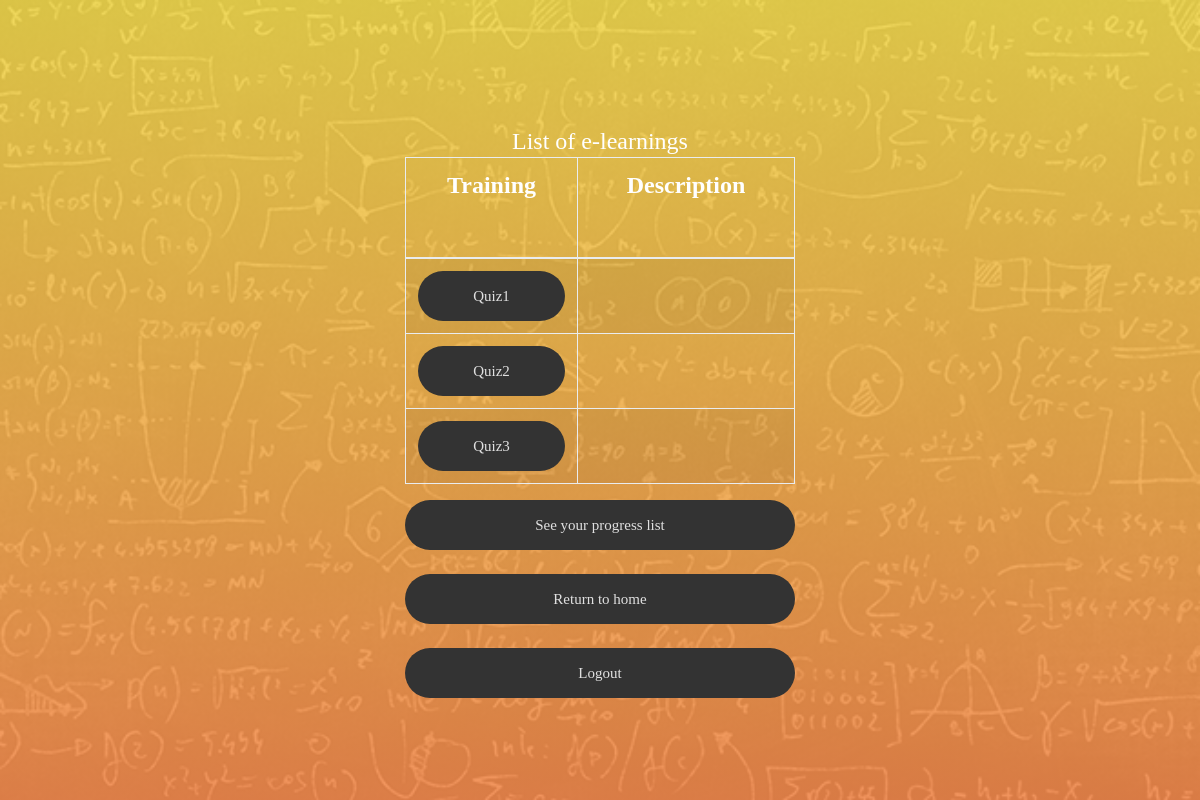
Before: /quiz/quiz_index/ with the older database file.
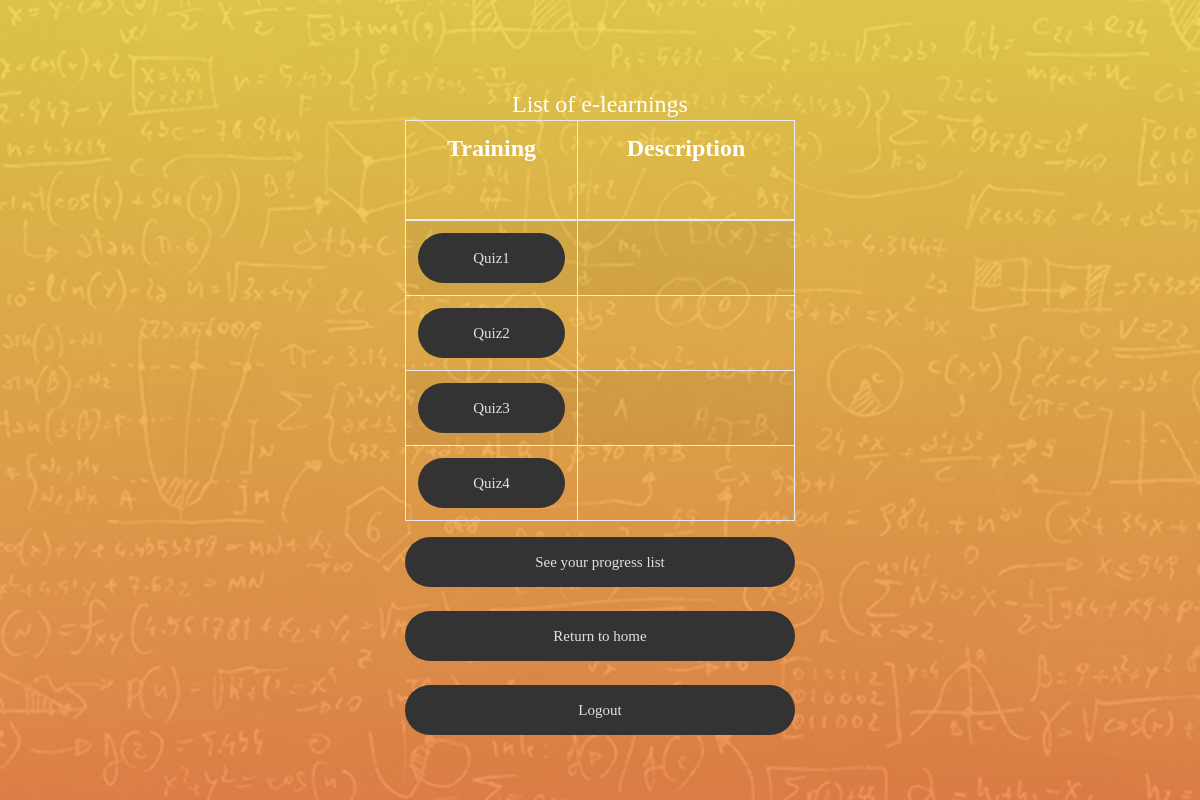
After: the same page with the newer database file.
### quiz/models.py (models this page shows, shortened)
@python_2_unicode_compatible
class Quiz(models.Model):
	title = models.CharField(
		verbose_name=_("Title"),
		max_length=60, blank=False)
	description = models.TextField(
		verbose_name=_("Description"),
		blank=True, help_text=_("a description of the quiz"))
	url = models.SlugField(
		max_length=60, blank=False,
		help_text=_("a user friendly url"),
		verbose_name=_("user friendly url"))
	category = models.ForeignKey(
		Category, null=True, blank=True,
		verbose_name=_("Category"), on_delete=models.CASCADE)
	random_order = models.BooleanField(
		blank=False, default=False,
		verbose_name=_("Random Order"),
		help_text=_("Display the questions in "
					"a random order or as they "
					"are set?"))
	max_questions = models.PositiveIntegerField(
		blank=True, null=True, verbose_name=_("Max Questions"),
		help_text=_("Number of questions to be answered on each attempt."))
	answers_at_end = models.BooleanField(
		blank=False, default=False,
		help_text=_("Correct answer is NOT shown after question."
					" Answers displayed at the end."),
		verbose_name=_("Answers at end"))
	exam_mode = models.BooleanField(
		blank=False, default=False,
		help_text=_("Exam result show."
					"Progress Report show."),
		verbose_name=_("Exam mode"))
	exam_paper = models.BooleanField(
		blank=False, default=False,
		help_text=_("If yes, the result of each"
					" attempt by a user will be"
					" stored. Necessary for marking."),
		verbose_name=_("Exam Paper"))
	single_attempt = models.BooleanField(
		blank=False, default=False,
		help_text=_("If yes, only one attempt by"
					" a user will be permitted."
					" Non users cannot sit this exam."),
		verbose_name=_("Single Attempt"))
	pass_mark = models.SmallIntegerField(
		blank=True, default=0,
		verbose_name=_("Pass Mark"),
		help_text=_("Percentage required to pass exam."),
		validators=[MaxValueValidator(100)])
	success_text = models.TextField(
		blank=True, help_text=_("Displayed if user passes."),
		verbose_name=_("Success Text"))
	fail_text = models.TextField(
		verbose_name=_("Fail Text"),
		blank=True, help_text=_("Displayed if user fails."))
	draft = models.BooleanField(
		blank=True, default=False,
		verbose_name=_("Draft"),
		help_text=_("If yes, the quiz is not displayed"
					" in the quiz list and can only be"
					" taken by users who can edit"
					" quizzes."))
	class Meta:
		verbose_name = _("Quiz")
		verbose_name_plural = _("Quizzes")

### quiz/views.py (the view)
class QuizListView(ListView):
    model = Quiz
    def get_queryset(self):
        queryset = super(QuizListView, self).get_queryset()
        return queryset.filter(draft=False)

### quiz/templates/quiz/quiz_list.html (shortened to what this page needs)
{% extends 'base2.html' %}
{% load i18n %}
{% load static %}
{% block body %}
<div class="limiter">
<div class="container-login100"  style="background-image: url('{% static 'images/img-01.jpg' %}');">
  <div class="wrap-login100 p-t-30 p-b-10">
      <span class="login100-form-title p-t-5 p-b-1"> List of e-learnings</span>
          {% if quiz_list %}
      		<table class="table table-bordered table-striped">
      		  <thead>
      			<tr>
      			  <th><span class="login100-form-title p-t-1 p-b-45"> Training</span></th>
              <th><span class="login100-form-title p-t-1 p-b-45"> Description</span></th>
      			</tr>
      		  </thead>
      		  <tbody>
              {% for quiz in quiz_list %}
        			<tr>
      			  <td>
                <a href="{% url 'quiz_start_page' slug=quiz.url %}" class="login100-form-btn"> {{ quiz.title }} </a>
                <td><span class="login100-form-title p-t-1 p-b-45"> {{ quiz.description }} </span></td>
      			</tr>
              {% endfor %}
      		  </tbody>
      		</table>
      	{% else %}
              <p>{% trans "There are no available e-learnings" %}.</p>
          {% endif %}
          <a href= "{% url 'quiz_progress' %}" class="login100-form-btn" >See your progress list</a>
          <br>
          <a href= "{% url 'index' %}" class="login100-form-btn" >Return to home</a>
          <br>
          <a href= "{% url 'pagelogout' %}" class="login100-form-btn" >Logout</a>
</div>
</div>
</div>
{% endblock %}

### quiz/templates/base2.html (shortened to what this page needs)
{% load static %}
<!DOCTYPE html>
<html lang="en">
<head>
	<link rel="stylesheet" type="text/css" href="{% static 'vendor/bootstrap/css/bootstrap.min.css' %}">
	<link rel="stylesheet" type="text/css" href="{% static 'fonts/font-awesome-4.7.0/css/font-awesome.min.css'  %}">
	<link rel="stylesheet" type="text/css" href="{% static 'fonts/Linearicons-Free-v1.0.0/icon-font.min.css' %}">
	<link rel="stylesheet" type="text/css" href="{% static 'vendor/animate/animate.css' %}">
	<link rel="stylesheet" type="text/css" href="{% static 'vendor/css-hamburgers/hamburgers.min.css' %}">
	<link rel="stylesheet" type="text/css" href="{% static 'vendor/select2/select2.min.css'  %}">
	<link rel="stylesheet" type="text/css" href="{% static 'css/util.css' %}">
	<link rel="stylesheet" type="text/css" href="{% static 'css/main.css' %}">
</head>
<body>
	{% block body %}
	{% endblock%}
</body>
</html>

### fileloader/static/css/main.css (style rules this page uses)
* { margin: 0px; padding: 0px; box-sizing: border-box; }
body, html { height: 100%; font-family: Montserrat-Regular, sans-serif; }
a { font-family: Montserrat-Regular; font-size: 14px; line-height: 1.7; color: #666666; margin: 0px; transition: all 0.4s; -webkit-transition: all 0.4s; -o-transition: all 0.4s; -moz-transition: all 0.4s; }
.limiter { width: 100%; margin: 0 auto; }
.container-login100 { width: 100%; min-height: 100vh; display: -webkit-box; display: -webkit-flex; display: -moz-box; display: -ms-flexbox; display: flex; flex-wrap: wrap; justify-content: center; align-items: center; padding: 15px; background-repeat: no-repeat; background-size: cover; background-position: center; position: relative; z-index: 1; }
.container-login100::before { content: ""; display: block; position: absolute; z-index: -1; width: 100%; height: 100%; top: 0; left: 0; background: #F0884C; background: -webkit-linear-gradient(bottom, #F0884C, #F0D74C); background: -o-linear-gradient(bottom, #F0884C, #F0D74C); background: -moz-linear-gradient(bottom, #F0884C, #F0D74C); background: linear-gradient(bottom, #F0884C, #F0D74C); opacity: 0.9; }
.wrap-login100 { width: 390px; background: transparent; }
.login100-form-title { font-family: Montserrat-ExtraBold; font-size: 24px; color: #fff; line-height: 1.2; text-align: center; width: 100%; display: block; }
.login100-form-btn { font-family: Montserrat-Bold; font-size: 15px; line-height: 1.5; color: #e0e0e0; width: 100%; height: 50px; border-radius: 25px; background: #333333; display: -webkit-box; display: -webkit-flex; display: -moz-box; display: -ms-flexbox; display: flex; justify-content: center; align-items: center; padding: 0 25px; -webkit-transition: all 0.4s; -o-transition: all 0.4s; -moz-transition: all 0.4s; transition: all 0.4s; position: relative; z-index: 1; }
.login100-form-btn::before { content: ""; display: block; position: absolute; z-index: -1; width: 100%; height: 100%; border-radius: 25px; top: 0; left: 0; background: #F0884C; background: -webkit-linear-gradient(bottom, #F0884C, #F0D74C); background: -o-linear-gradient(bottom, #F0884C, #F0D74C); background: -moz-linear-gradient(bottom, #F0884C, #F0D74C); background: linear-gradient(bottom, #F0884C, #F0D74C); -webkit-transition: all 0.4s; -o-transition: all 0.4s; -moz-transition: all 0.4s; transition: all 0.4s; opacity: 0; }

Changed rows visible on the page:
added Quiz: title "Quiz4"
